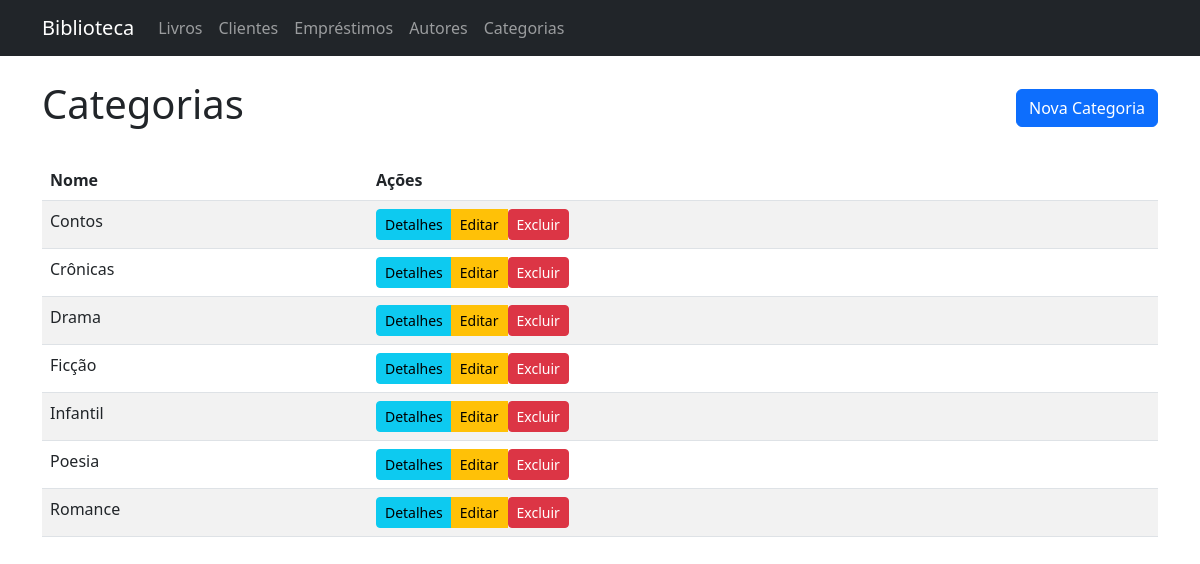
Page /categories/ on the committed database.
### app/models/entities/category.py (models this page shows, shortened)
class Category(db.Model):
    __tablename__ = 'categories'
    id = db.Column(db.Integer, primary_key=True)
    name = db.Column(db.String(50), nullable=False, unique=True)
    books = db.relationship('Book', backref='category', lazy=True)

### app/controllers/category_controller.py (the view)
@category_bp.route('/')
def index():
    categories = CategoryService.get_all_categories()
    return render_template('categories/index.html', categories=categories)

### app/repositories/category_repository.py (called while the page is built)
    @staticmethod
    def get_all():
        return Category.query.order_by(Category.name).all()

### app/services/category_service.py (called while the page is built)
    @staticmethod
    def get_all_categories():
        return CategoryRepository.get_all()

### app/templates/categories/index.html (shortened to what this page needs)
{% extends "base.html" %}
{% block content %}
<div class="d-flex justify-content-between align-items-center mb-4">
    <h1>Categorias</h1>
    <a href="{{ url_for('category_controller.create') }}" class="btn btn-primary">Nova Categoria</a>
</div>
<div class="table-responsive">
    <table class="table table-striped table-hover">
        <thead>
            <tr>
                <th>Nome</th>
                <th>Ações</th>
            </tr>
        </thead>
        <tbody>
            {% for category in categories %}
            <tr>
                <td>{{ category.name }}</td>
                <td>
                    <div class="btn-group" role="group">
                        <a href="{{ url_for('category_controller.show', id=category.id) }}" class="btn btn-info btn-sm">Detalhes</a>
                        <a href="{{ url_for('category_controller.edit', id=category.id) }}" class="btn btn-warning btn-sm">Editar</a>
                        <form action="{{ url_for('category_controller.delete', id=category.id) }}" method="POST" style="display:inline;" onsubmit="return confirm('Tem certeza que deseja excluir esta categoria?');">
                            <button type="submit" class="btn btn-danger btn-sm">Excluir</button>
                        </form>
                    </div>
                </td>
            </tr>
            {% endfor %}
        </tbody>
    </table>
</div>
{% endblock %}

### rows in the picture
Category: name "Contos"
Category: name "Crônicas"
Category: name "Drama"
Category: name "Ficção"
Category: name "Infantil"
Category: name "Poesia"
Category: name "Romance"
